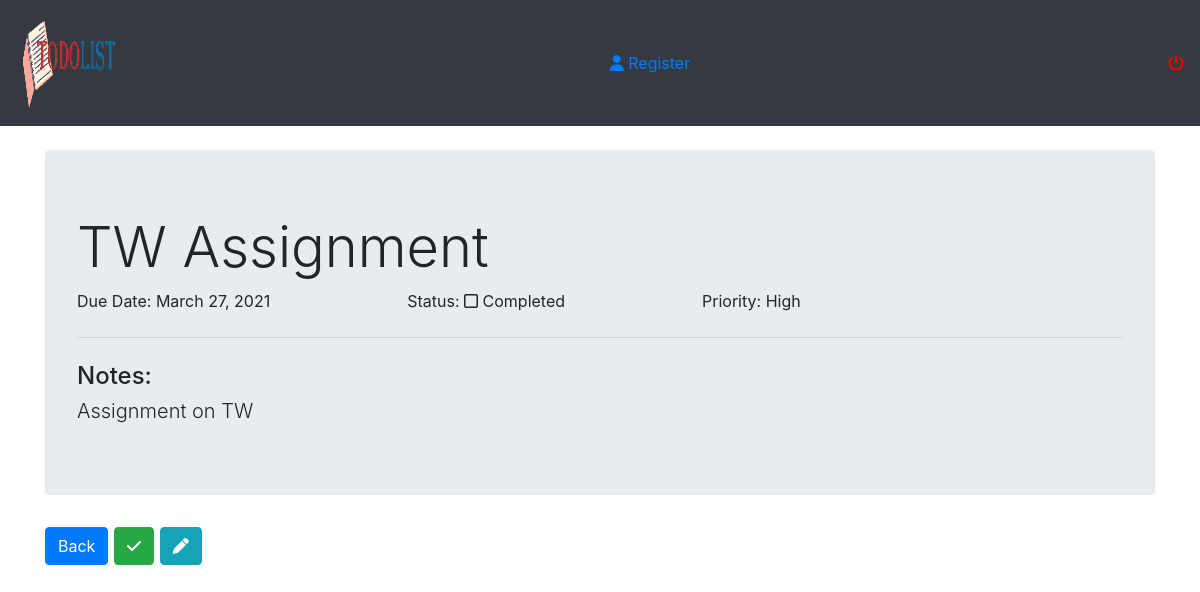
Page /details/3/ on the committed database.
### todoapp/models.py (models this page shows, shortened)
class tasks(models.Model):
    user = models.ForeignKey(custom_user,on_delete=models.CASCADE, null=True)
    task_name = models.CharField(max_length=100)
    status = models.CharField(max_length=100, null=True, blank= True)
    priority = models.CharField(max_length=100)
    due_date = models.DateField()
    is_completed = models.BooleanField("Completed" , default=False)
    notes = models.TextField()

### todoapp/views.py (the view)
# urls.py: path('details/<int:pk>/', views.detail_view.as_view(), name ='details'),
class detail_view(generic.DetailView):
    model = tasks
    template_name = 'todoapp/details.html'

### templates/todoapp/details.html
{% extends 'todoapp/base.html' %}
{% block body %}
    <div class="container">
        <br>
        <div class="jumbotron">
            <h1 class="display-4">{{ tasks.task_name }}</h1>
            <p>
                Due Date: {{ tasks.due_date }} &emsp;&emsp;&emsp;&emsp;&emsp;&emsp;&emsp;&emsp;
                {% if tasks.is_completed == True %}
                  Status: <i class="far fa-check-square"></i> Completed &emsp;&emsp;&emsp;&emsp;&emsp;&emsp;&emsp;&emsp;
                {% else %}
                  Status: <i class="far fa-square"></i> Completed &emsp;&emsp;&emsp;&emsp;&emsp;&emsp;&emsp;&emsp;
                {% endif %}
                Priority: {{ tasks.priority }} &emsp;&emsp;&emsp;&emsp;&emsp;&emsp;&emsp;&emsp;
              </p>
            <hr class="my-4">
            <h4>Notes: </h4>
            <h2 class="lead">{{ tasks.notes }}</h2>
        </div>
        <p class="lead">
            <a class="btn btn-primary" href="{% url 'todoapp:home' %}">Back</a>
            <a href="{% url 'todoapp:complete' tasks.id %}" class="btn btn-success"><i class="fas fa-check"></i></a>
            <a href="{% url 'todoapp:edit' tasks.id %}" class="btn btn-info" ><i class="fas fa-pen"></i></a>
        </p>
    </div>
{% endblock %}

### rows in the picture
tasks: task_name "TW Assignment", due_date "March 27, 2021", priority "High", notes "Assignment on TW"
